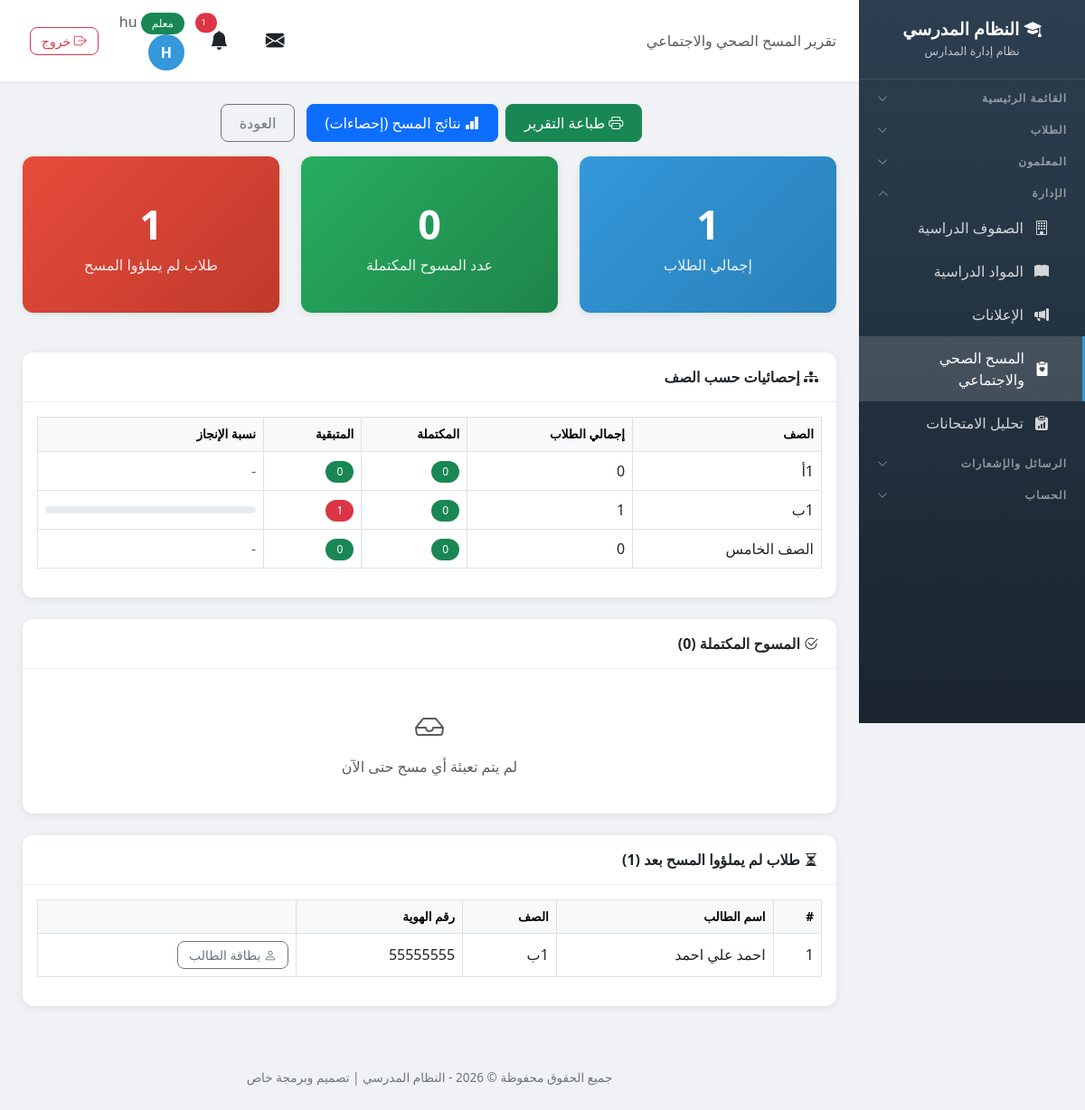
The page /survey/report/ (signed in) on the database as committed earlier.
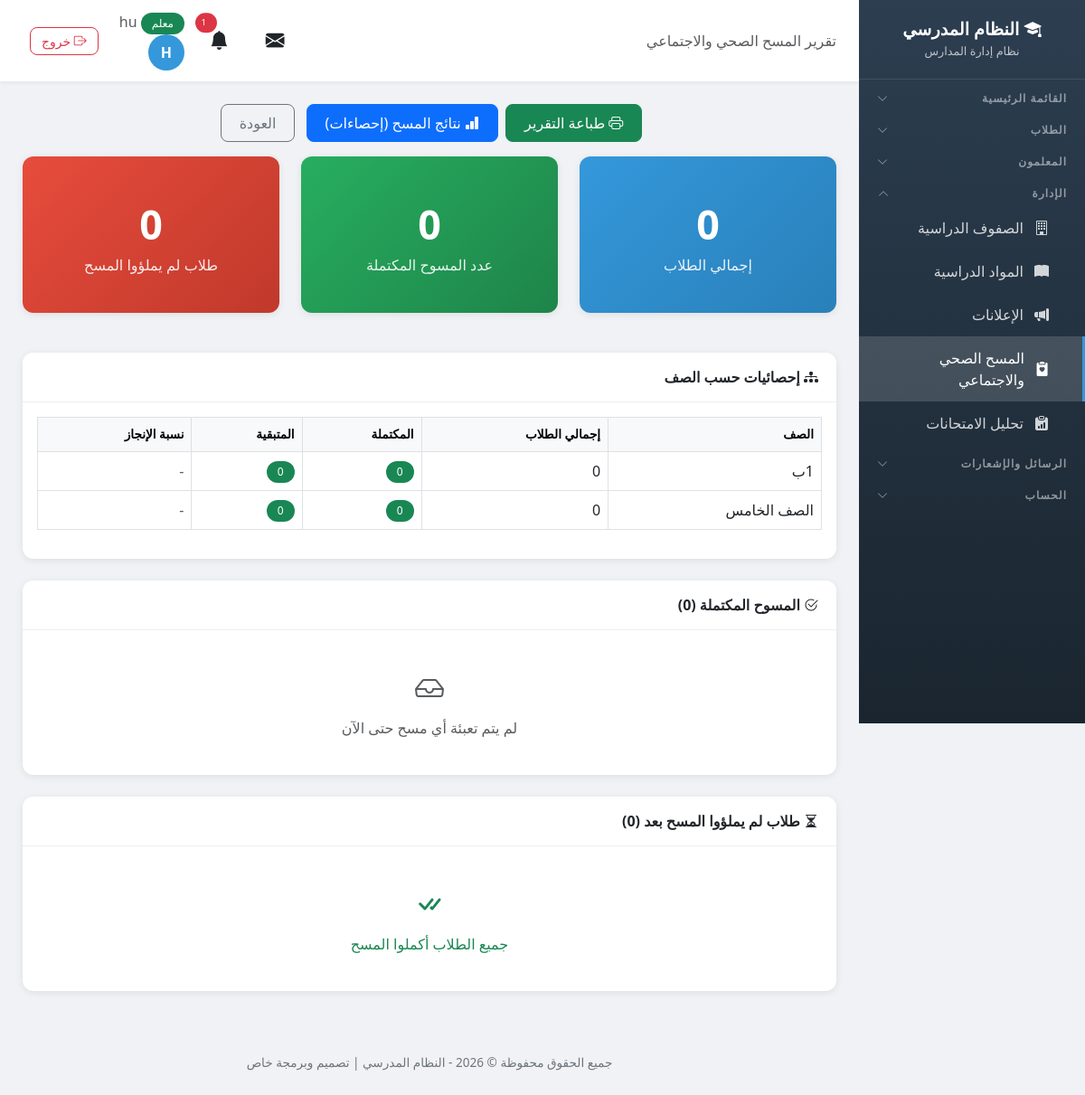
The same page on the database as committed later.
### school/models.py (models this page shows, shortened)
class Class(models.Model):
    name = models.CharField('اسم الصف', max_length=100, unique=True)
    guardian = models.OneToOneField('Teacher', on_delete=models.SET_NULL, null=True, blank=True, related_name='guardian_class', verbose_name='مربي الصف')
    class Meta:
        verbose_name = 'صف'
        verbose_name_plural = 'الصفوف'

class Student(models.Model):
    user = models.OneToOneField(User, on_delete=models.CASCADE, related_name='student_profile')
    student_id = models.CharField('رقم الهوية', max_length=20, unique=True)
    full_name = models.CharField('الاسم الكامل', max_length=200)
    student_class = models.ForeignKey(Class, on_delete=models.SET_NULL, null=True, verbose_name='الصف', related_name='students')
    parent_phone = models.CharField('هاتف ولي الأمر', max_length=20, blank=True)
    parent_name = models.CharField('اسم ولي الأمر', max_length=200, blank=True)
    address = models.TextField('العنوان', blank=True)
    birth_date = models.DateField('تاريخ الميلاد', null=True, blank=True)
    plain_password = models.CharField('كلمة المرور', max_length=100, blank=True, help_text='تظهر لمدير المدرسة فقط')
    created_at = models.DateTimeField('تاريخ التسجيل', auto_now_add=True)
    class Meta:
        verbose_name = 'طالب'
        verbose_name_plural = 'الطلاب'

### school/views.py (the view)
# urls.py: path('survey/report/', views.survey_report, name='survey_report'),
@login_required
def survey_report(request):
    if not has_perm(request.user, 'survey', 'view'):
        messages.error(request, 'ليس لديك صلاحية')
        return redirect('dashboard')
    surveys = StudentSurvey.objects.select_related('student__student_class').order_by('student__student_class__name', 'student__full_name')
    total_students = Student.objects.count()
    submitted_ids = set(surveys.values_list('student_id', flat=True))
    not_submitted = Student.objects.exclude(id__in=submitted_ids).select_related('student_class').order_by('student_class__name', 'full_name')
    classes = Class.objects.all().order_by('name')
    stats = []
    for cls in classes:
        total = Student.objects.filter(student_class=cls).count()
        done = surveys.filter(student__student_class=cls).count()
        stats.append({'class': cls, 'total': total, 'done': done, 'missing': total - done})
    return render(request, 'school/survey_report.html', {
        'surveys': surveys,
        'total_students': total_students,
        'submitted_count': len(submitted_ids),
        'not_submitted_count': not_submitted.count(),
        'not_submitted': not_submitted,
        'stats': stats,
        'today': date.today(),
    })

### school/models.py (called while the page is built)
def has_perm(user, module, action):
    if user.profile.role == 'admin':
        return True
    try:
        perms = user.custom_permissions
        stored = perms.permissions.get(module)
        if stored is not None:
            return action in stored
        return action in DEFAULT_PERMISSIONS.get(user.profile.role, {}).get(module, [])
    except User.custom_permissions.RelatedObjectDoesNotExist:
        return False

### school/services.py (called while the page is built, shortened)
def send_visit_reminders():
    try:
        tomorrow = date.today() + timedelta(days=1)
        due = VisitProgram.objects.filter(visit_date=tomorrow, reminder_sent=False).select_related('teacher')
        if not due.exists():
            return
    except Exception as e:
        logger.error(f'خطأ في إرسال تذكيرات الزيارات: {e}')

### templates/school/survey_report.html (shortened to what the changed rows need)
{% extends 'school/base.html' %}
{% block content %}
<div class="row g-4 mb-4">
    <div class="col-md-4">
        <div class="card stat-card stat-blue">
            <div class="card-body">
                <div class="number">{{ total_students }}</div>
                <div class="label">إجمالي الطلاب</div>
            </div>
        </div>
    </div>
    <div class="col-md-4">
        <div class="card stat-card stat-red">
            <div class="card-body">
                <div class="number">{{ not_submitted_count }}</div>
                <div class="label">طلاب لم يملؤوا المسح</div>
            </div>
        </div>
    </div>
</div>
<div class="card mb-4">
    <div class="card-body">
        <div class="table-responsive">
            <table class="table table-bordered table-hover align-middle">
                <thead class="table-light">
                    <tr>
                        <th>الصف</th>
                        <th>إجمالي الطلاب</th>
                        <th>المكتملة</th>
                        <th>المتبقية</th>
                        <th>نسبة الإنجاز</th>
                    </tr>
                </thead>
                <tbody>
                    {% for s in stats %}
                    <tr>
                        <td>{{ s.class.name|default:"-" }}</td>
                        <td>{{ s.total }}</td>
                        <td>
                            <span class="badge bg-success">{{ s.done }}</span>
                        </td>
                        <td>
                            {% if s.missing %}
                            <span class="badge bg-danger">{{ s.missing }}</span>
                            {% else %}
                            <span class="badge bg-success">0</span>
                            {% endif %}
                        </td>
                        <td>
                            {% if s.total %}
                            <div class="progress" style="min-width: 120px;">
                            </div>
                            {% else %}
                            <span class="text-muted">-</span>
                            {% endif %}
                        </td>
                    </tr>
                    {% empty %}
                    <tr><td colspan="5" class="text-center text-muted py-4">لا توجد صفوف</td></tr>
                    {% endfor %}
                </tbody>
            </table>
        </div>
    </div>
</div>
<div class="card mb-4">
    <div class="card-header"><i class="bi bi-hourglass-split"></i> طلاب لم يملؤوا المسح بعد ({{ not_submitted_count }})</div>
    <div class="card-body">
        {% if not_submitted %}
        <div class="table-responsive">
            <table class="table table-bordered table-hover align-middle">
                <thead class="table-light">
                    <tr>
                        <th>#</th>
                        <th>اسم الطالب</th>
                        <th>الصف</th>
                        <th>رقم الهوية</th>
                        <th></th>
                    </tr>
                </thead>
                <tbody>
                    {% for st in not_submitted %}
                    <tr>
                        <td>{{ forloop.counter }}</td>
                        <td>{{ st.full_name }}</td>
                        <td>{{ st.student_class.name|default:"-" }}</td>
                        <td>{{ st.student_id }}</td>
                        <td>
                            <a href="{% url 'student_detail' st.id %}" class="btn btn-outline-secondary btn-sm"><i class="bi bi-person"></i> بطاقة الطالب</a>
                        </td>
                    </tr>
                    {% endfor %}
                </tbody>
            </table>
        </div>
        {% else %}
        <div class="text-center text-success py-4">
            <i class="bi bi-check-all" style="font-size: 2rem;"></i>
            <p class="mt-2 mb-0">جميع الطلاب أكملوا المسح</p>
        </div>
        {% endif %}
    </div>
</div>
{% endblock %}

Rows that differ between the two databases and show on the page:
removed Class: class.name "1أ", total "0", done "0"
removed Student: full_name "احمد علي احمد", student_class.name "1ب", student_id "55555555"
shown differently, row unchanged: Class (number 1 of 2 on the later page): total "1" → "0"; missing "1" → (not shown); now shows "0 -"
Other text that changed with them:
{{ total_students }}: "1" → "0"
{{ not_submitted_count }}: "1" → "0"
text no longer shown: "# اسم الطالب الصف رقم الهوية"
text now shown: "جميع الطلاب أكملوا المسح"
